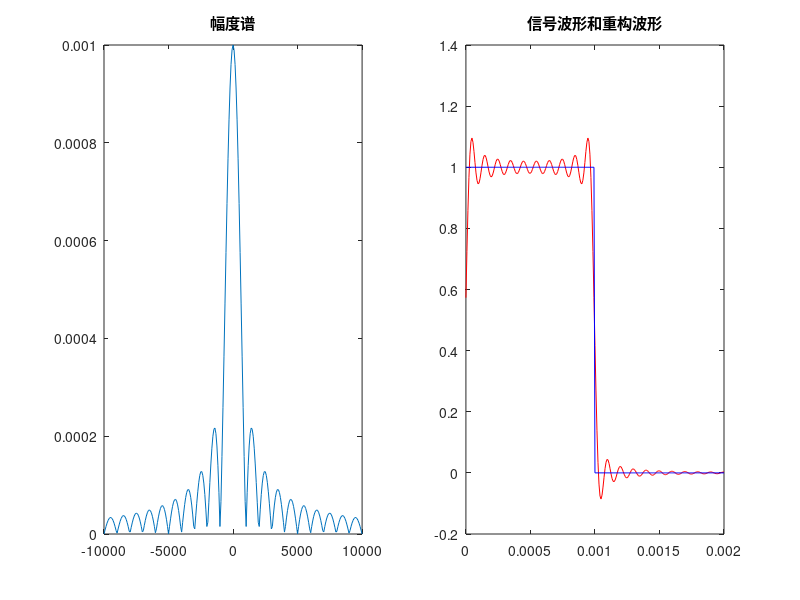

The MATLAB script that drew this image:
% 非方波脉冲宽度为1ms，信号持续时间为2ms，在0~2ms区间外信号为0，求20此谐波的信号的频谱特性
clc;clear;close all;
N=256;                          % 采样点数
t=0:2e-3/N:2e-3;                % 生成时间序列
x=rectpuls(t-0.5e-3,1e-3);      % 生成非方波脉冲信号

f=-20/2e-3:40/2e-3/N:20/2e-3;   % 20次谐波的频谱范围
w=2*pi*f;                       % 频率序列
dt=2e-3/N;                      % 采样间隔
df=20/2e-3/N;                   % 频率间隔
dw=2*pi*df;                     % 角频率间隔

% 计算频谱
X=x*exp(-j*t'*w)*dt;            % 傅里叶变换
subplot(1, 2, 1);
plot(f, abs(X));
title('幅度谱');

y=1/pi*X*exp(j*w'*t)*dw;        % 逆傅里叶变换
subplot(1, 2, 2);
plot(t, y,'r',t,x,'b');
title('信号波形和重构波形');